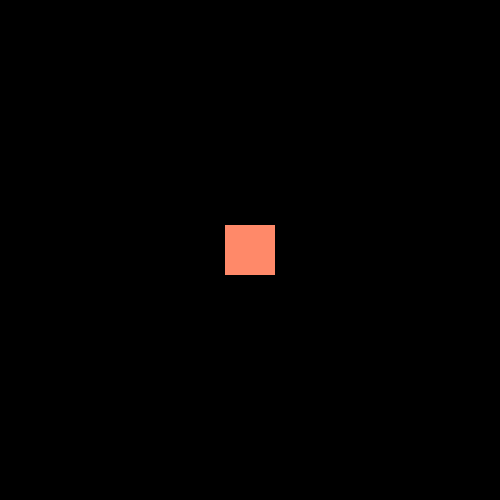
Frame 1 (no input)
Frame 60 (no input): identical to frame 1, image omitted
Frame 120 (the mouse pressed at the canvas centre since frame 60): identical to frame 1, image omitted

The p5.js sketch that drew this single still picture (run headless with seeded random() and noise() and a simulated clock; from frame 60 on, the mouse is pressed at the canvas centre):

// p5.js sketch
// ── sketch.js
let xPos;
let yPos;

function setup() {
  createCanvas(500, 500);
  noStroke();

  rectMode(CENTER);
}

xPos = 250;
yPos = 250;

function draw() {
  background(0);

  fill(255, 137, 105)
  rect(xPos, yPos, 50, 50)

  if (keyIsDown(LEFT_ARROW)) {
    xPos -= 3
  } 
  if (keyIsDown(RIGHT_ARROW)) {
    xPos += 3
  } 
  if (keyIsDown(UP_ARROW)) {
    yPos -= 3
  } 
  if (keyIsDown(DOWN_ARROW)) {
    yPos += 3
  }
}
